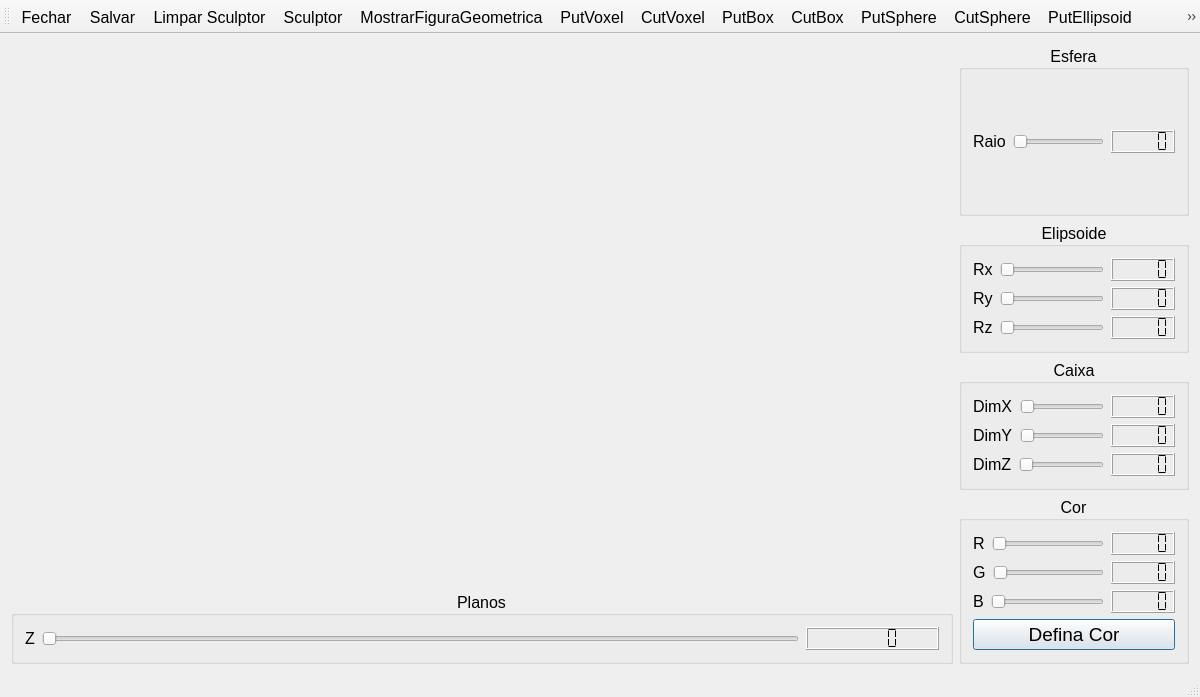
<?xml version="1.0" encoding="UTF-8"?>
<ui version="4.0">
 <class>MainWindow</class>
 <widget class="QMainWindow" name="MainWindow">
  <property name="geometry">
   <rect>
    <x>0</x>
    <y>0</y>
    <width>1200</width>
    <height>689</height>
   </rect>
  </property>
  <property name="sizePolicy">
   <sizepolicy hsizetype="Preferred" vsizetype="Preferred">
    <horstretch>0</horstretch>
    <verstretch>0</verstretch>
   </sizepolicy>
  </property>
  <property name="maximumSize">
   <size>
    <width>16777215</width>
    <height>16777215</height>
   </size>
  </property>
  <property name="contextMenuPolicy">
   <enum>Qt::DefaultContextMenu</enum>
  </property>
  <property name="windowTitle">
   <string>MainWindow</string>
  </property>
  <property name="layoutDirection">
   <enum>Qt::LeftToRight</enum>
  </property>
  <widget class="QWidget" name="centralWidget">
   <property name="maximumSize">
    <size>
     <width>1300</width>
     <height>990</height>
    </size>
   </property>
   <layout class="QHBoxLayout" name="horizontalLayout_8" stretch="75,0">
    <property name="sizeConstraint">
     <enum>QLayout::SetDefaultConstraint</enum>
    </property>
    <item>
     <layout class="QVBoxLayout" name="verticalLayout_7" stretch="92,8">
      <item>
       <widget class="Plotter" name="widget" native="true">
        <property name="sizePolicy">
         <sizepolicy hsizetype="Preferred" vsizetype="Preferred">
          <horstretch>0</horstretch>
          <verstretch>0</verstretch>
         </sizepolicy>
        </property>
        <property name="maximumSize">
         <size>
          <width>555555</width>
          <height>555555</height>
         </size>
        </property>
        <property name="layoutDirection">
         <enum>Qt::LeftToRight</enum>
        </property>
       </widget>
      </item>
      <item>
       <widget class="QGroupBox" name="groupBoxPlanos">
        <property name="font">
         <font>
          <family>Ubuntu</family>
          <pointsize>12</pointsize>
         </font>
        </property>
        <property name="title">
         <string>Planos</string>
        </property>
        <property name="alignment">
         <set>Qt::AlignCenter</set>
        </property>
        <layout class="QVBoxLayout" name="verticalLayout_6">
         <item>
          <layout class="QVBoxLayout" name="verticalLayout_5">
           <item>
            <layout class="QHBoxLayout" name="horizontalLayout_20" stretch="0,85,15">
             <property name="spacing">
              <number>7</number>
             </property>
             <item>
              <widget class="QLabel" name="label_19">
               <property name="text">
                <string>Z</string>
               </property>
              </widget>
             </item>
             <item>
              <widget class="QSlider" name="horizontalZ">
               <property name="orientation">
                <enum>Qt::Horizontal</enum>
               </property>
              </widget>
             </item>
             <item>
              <widget class="QLCDNumber" name="lcdNumberZ">
               <property name="segmentStyle">
                <enum>QLCDNumber::Flat</enum>
               </property>
              </widget>
             </item>
            </layout>
           </item>
          </layout>
         </item>
        </layout>
       </widget>
      </item>
     </layout>
    </item>
    <item>
     <layout class="QVBoxLayout" name="verticalLayout_8">
      <item>
       <widget class="QGroupBox" name="groupBoxEsfera">
        <property name="font">
         <font>
          <pointsize>12</pointsize>
         </font>
        </property>
        <property name="title">
         <string>Esfera</string>
        </property>
        <property name="alignment">
         <set>Qt::AlignCenter</set>
        </property>
        <property name="flat">
         <bool>false</bool>
        </property>
        <layout class="QVBoxLayout" name="verticalLayout" stretch="0">
         <property name="spacing">
          <number>6</number>
         </property>
         <property name="sizeConstraint">
          <enum>QLayout::SetNoConstraint</enum>
         </property>
         <property name="topMargin">
          <number>50</number>
         </property>
         <property name="bottomMargin">
          <number>50</number>
         </property>
         <item>
          <layout class="QHBoxLayout" name="horizontalLayout" stretch="0,68,32">
           <property name="spacing">
            <number>7</number>
           </property>
           <property name="leftMargin">
            <number>0</number>
           </property>
           <property name="topMargin">
            <number>10</number>
           </property>
           <property name="bottomMargin">
            <number>10</number>
           </property>
           <item>
            <widget class="QLabel" name="label">
             <property name="text">
              <string>Raio</string>
             </property>
            </widget>
           </item>
           <item>
            <widget class="QSlider" name="horizontalRaioEsfera">
             <property name="orientation">
              <enum>Qt::Horizontal</enum>
             </property>
            </widget>
           </item>
           <item>
            <widget class="QLCDNumber" name="lcdNumberRaioEsfera">
             <property name="maximumSize">
              <size>
               <width>80</width>
               <height>40</height>
              </size>
             </property>
             <property name="segmentStyle">
              <enum>QLCDNumber::Flat</enum>
             </property>
            </widget>
           </item>
          </layout>
         </item>
        </layout>
       </widget>
      </item>
      <item>
       <widget class="QGroupBox" name="groupBoxEllipsoid">
        <property name="font">
         <font>
          <pointsize>12</pointsize>
         </font>
        </property>
        <property name="title">
         <string>Elipsoide</string>
        </property>
        <property name="alignment">
         <set>Qt::AlignCenter</set>
        </property>
        <property name="flat">
         <bool>false</bool>
        </property>
        <layout class="QVBoxLayout" name="verticalLayout_2">
         <item>
          <layout class="QHBoxLayout" name="horizontalLayout_2" stretch="0,70,30">
           <property name="spacing">
            <number>7</number>
           </property>
           <item>
            <widget class="QLabel" name="label_2">
             <property name="text">
              <string>Rx</string>
             </property>
            </widget>
           </item>
           <item>
            <widget class="QSlider" name="horizontalRaioXEllipsoid">
             <property name="orientation">
              <enum>Qt::Horizontal</enum>
             </property>
            </widget>
           </item>
           <item>
            <widget class="QLCDNumber" name="lcdNumberRaioXElipse">
             <property name="maximumSize">
              <size>
               <width>80</width>
               <height>40</height>
              </size>
             </property>
             <property name="segmentStyle">
              <enum>QLCDNumber::Flat</enum>
             </property>
            </widget>
           </item>
          </layout>
         </item>
         <item>
          <layout class="QHBoxLayout" name="horizontalLayout_4" stretch="0,70,30">
           <property name="spacing">
            <number>7</number>
           </property>
           <item>
            <widget class="QLabel" name="label_4">
             <property name="text">
              <string>Ry</string>
             </property>
            </widget>
           </item>
           <item>
            <widget class="QSlider" name="horizontalRaioYEllipsoid">
             <property name="orientation">
              <enum>Qt::Horizontal</enum>
             </property>
            </widget>
           </item>
           <item>
            <widget class="QLCDNumber" name="lcdNumberRaioYElipse">
             <property name="maximumSize">
              <size>
               <width>80</width>
               <height>40</height>
              </size>
             </property>
             <property name="segmentStyle">
              <enum>QLCDNumber::Flat</enum>
             </property>
            </widget>
           </item>
          </layout>
         </item>
         <item>
          <layout class="QHBoxLayout" name="horizontalLayout_3" stretch="0,70,30">
           <property name="spacing">
            <number>7</number>
           </property>
           <item>
            <widget class="QLabel" name="label_3">
             <property name="text">
              <string>Rz</string>
             </property>
            </widget>
           </item>
           <item>
            <widget class="QSlider" name="horizontalRaioZEllipsoid">
             <property name="orientation">
              <enum>Qt::Horizontal</enum>
             </property>
            </widget>
           </item>
           <item>
            <widget class="QLCDNumber" name="lcdNumberRaioZElipse">
             <property name="maximumSize">
              <size>
               <width>80</width>
               <height>40</height>
              </size>
             </property>
             <property name="segmentStyle">
              <enum>QLCDNumber::Flat</enum>
             </property>
            </widget>
           </item>
          </layout>
         </item>
        </layout>
       </widget>
      </item>
      <item>
       <widget class="QGroupBox" name="groupBoxCaixa">
        <property name="font">
         <font>
          <pointsize>12</pointsize>
         </font>
        </property>
        <property name="title">
         <string>Caixa</string>
        </property>
        <property name="alignment">
         <set>Qt::AlignCenter</set>
        </property>
        <property name="flat">
         <bool>false</bool>
        </property>
        <layout class="QVBoxLayout" name="verticalLayout_3">
         <item>
          <layout class="QHBoxLayout" name="horizontalLayout_5" stretch="0,70,30">
           <property name="spacing">
            <number>7</number>
           </property>
           <item>
            <widget class="QLabel" name="label_5">
             <property name="text">
              <string>DimX</string>
             </property>
            </widget>
           </item>
           <item>
            <widget class="QSlider" name="horizontalDimXCaixa">
             <property name="orientation">
              <enum>Qt::Horizontal</enum>
             </property>
            </widget>
           </item>
           <item>
            <widget class="QLCDNumber" name="lcdNumberDimXCaixa">
             <property name="maximumSize">
              <size>
               <width>80</width>
               <height>40</height>
              </size>
             </property>
             <property name="segmentStyle">
              <enum>QLCDNumber::Flat</enum>
             </property>
            </widget>
           </item>
          </layout>
         </item>
         <item>
          <layout class="QHBoxLayout" name="horizontalLayout_6" stretch="0,70,30">
           <property name="spacing">
            <number>7</number>
           </property>
           <item>
            <widget class="QLabel" name="label_6">
             <property name="text">
              <string>DimY</string>
             </property>
            </widget>
           </item>
           <item>
            <widget class="QSlider" name="horizontalDimYCaixa">
             <property name="orientation">
              <enum>Qt::Horizontal</enum>
             </property>
            </widget>
           </item>
           <item>
            <widget class="QLCDNumber" name="lcdNumberDimYCaixa">
             <property name="maximumSize">
              <size>
               <width>80</width>
               <height>40</height>
              </size>
             </property>
             <property name="segmentStyle">
              <enum>QLCDNumber::Flat</enum>
             </property>
            </widget>
           </item>
          </layout>
         </item>
         <item>
          <layout class="QHBoxLayout" name="horizontalLayout_7" stretch="0,70,30">
           <property name="spacing">
            <number>7</number>
           </property>
           <item>
            <widget class="QLabel" name="label_7">
             <property name="text">
              <string>DimZ</string>
             </property>
            </widget>
           </item>
           <item>
            <widget class="QSlider" name="horizontalDimZCaixa">
             <property name="orientation">
              <enum>Qt::Horizontal</enum>
             </property>
            </widget>
           </item>
           <item>
            <widget class="QLCDNumber" name="lcdNumberDimZCaixa">
             <property name="maximumSize">
              <size>
               <width>80</width>
               <height>40</height>
              </size>
             </property>
             <property name="segmentStyle">
              <enum>QLCDNumber::Flat</enum>
             </property>
            </widget>
           </item>
          </layout>
         </item>
        </layout>
       </widget>
      </item>
      <item>
       <widget class="QGroupBox" name="groupBoxCor">
        <property name="font">
         <font>
          <pointsize>12</pointsize>
         </font>
        </property>
        <property name="title">
         <string>Cor</string>
        </property>
        <property name="alignment">
         <set>Qt::AlignCenter</set>
        </property>
        <property name="flat">
         <bool>false</bool>
        </property>
        <layout class="QVBoxLayout" name="verticalLayout_9">
         <item>
          <layout class="QVBoxLayout" name="verticalLayout_4">
           <item>
            <layout class="QHBoxLayout" name="horizontalLayout_11" stretch="0,70,30">
             <property name="spacing">
              <number>7</number>
             </property>
             <item>
              <widget class="QLabel" name="label_11">
               <property name="text">
                <string>R</string>
               </property>
              </widget>
             </item>
             <item>
              <widget class="QSlider" name="horizontalR">
               <property name="maximum">
                <number>255</number>
               </property>
               <property name="orientation">
                <enum>Qt::Horizontal</enum>
               </property>
              </widget>
             </item>
             <item>
              <widget class="QLCDNumber" name="lcdNumberR">
               <property name="maximumSize">
                <size>
                 <width>80</width>
                 <height>40</height>
                </size>
               </property>
               <property name="font">
                <font>
                 <family>Ubuntu</family>
                 <pointsize>12</pointsize>
                 <weight>50</weight>
                 <bold>false</bold>
                </font>
               </property>
               <property name="segmentStyle">
                <enum>QLCDNumber::Flat</enum>
               </property>
              </widget>
             </item>
            </layout>
           </item>
           <item>
            <layout class="QHBoxLayout" name="horizontalLayout_12" stretch="0,70,30">
             <property name="spacing">
              <number>7</number>
             </property>
             <item>
              <widget class="QLabel" name="label_12">
               <property name="text">
                <string>G</string>
               </property>
              </widget>
             </item>
             <item>
              <widget class="QSlider" name="horizontalG">
               <property name="maximum">
                <number>255</number>
               </property>
               <property name="orientation">
                <enum>Qt::Horizontal</enum>
               </property>
              </widget>
             </item>
             <item>
              <widget class="QLCDNumber" name="lcdNumberG">
               <property name="maximumSize">
                <size>
                 <width>80</width>
                 <height>40</height>
                </size>
               </property>
               <property name="segmentStyle">
                <enum>QLCDNumber::Flat</enum>
               </property>
              </widget>
             </item>
            </layout>
           </item>
           <item>
            <layout class="QHBoxLayout" name="horizontalLayout_13" stretch="0,70,30">
             <property name="spacing">
              <number>7</number>
             </property>
             <item>
              <widget class="QLabel" name="label_13">
               <property name="text">
                <string>B</string>
               </property>
              </widget>
             </item>
             <item>
              <widget class="QSlider" name="horizontalB">
               <property name="maximum">
                <number>255</number>
               </property>
               <property name="orientation">
                <enum>Qt::Horizontal</enum>
               </property>
              </widget>
             </item>
             <item>
              <widget class="QLCDNumber" name="lcdNumberB">
               <property name="maximumSize">
                <size>
                 <width>80</width>
                 <height>40</height>
                </size>
               </property>
               <property name="segmentStyle">
                <enum>QLCDNumber::Flat</enum>
               </property>
              </widget>
             </item>
            </layout>
           </item>
          </layout>
         </item>
         <item>
          <widget class="QPushButton" name="pushButtonCor">
           <property name="enabled">
            <bool>true</bool>
           </property>
           <property name="sizePolicy">
            <sizepolicy hsizetype="Minimum" vsizetype="Fixed">
             <horstretch>0</horstretch>
             <verstretch>0</verstretch>
            </sizepolicy>
           </property>
           <property name="font">
            <font>
             <pointsize>14</pointsize>
             <weight>50</weight>
             <bold>false</bold>
            </font>
           </property>
           <property name="text">
            <string>Defina Cor</string>
           </property>
           <property name="autoDefault">
            <bool>false</bool>
           </property>
           <property name="default">
            <bool>true</bool>
           </property>
           <property name="flat">
            <bool>false</bool>
           </property>
          </widget>
         </item>
        </layout>
       </widget>
      </item>
     </layout>
    </item>
   </layout>
  </widget>
  <widget class="QMenuBar" name="menuBar">
   <property name="geometry">
    <rect>
     <x>0</x>
     <y>0</y>
     <width>1200</width>
     <height>21</height>
    </rect>
   </property>
  </widget>
  <widget class="QToolBar" name="mainToolBar">
   <property name="font">
    <font>
     <pointsize>12</pointsize>
    </font>
   </property>
   <attribute name="toolBarArea">
    <enum>TopToolBarArea</enum>
   </attribute>
   <attribute name="toolBarBreak">
    <bool>false</bool>
   </attribute>
   <addaction name="actionFechar"/>
   <addaction name="actionSalvar"/>
   <addaction name="actionLimpar_Escultor"/>
   <addaction name="actionEscultor"/>
   <addaction name="actionGeomView"/>
   <addaction name="actionPutVoxel"/>
   <addaction name="actionCutVoxel"/>
   <addaction name="actionPutBox"/>
   <addaction name="actionCutBox"/>
   <addaction name="actionPutSphere"/>
   <addaction name="actionCutSphere"/>
   <addaction name="actionPutEllipsoid"/>
   <addaction name="actionCutEllipsoid"/>
  </widget>
  <widget class="QStatusBar" name="statusBar"/>
  <action name="actionEscultor">
   <property name="text">
    <string>Sculptor</string>
   </property>
   <property name="font">
    <font>
     <pointsize>12</pointsize>
    </font>
   </property>
  </action>
  <action name="actionFechar">
   <property name="text">
    <string>Fechar</string>
   </property>
  </action>
  <action name="actionPutVoxel">
   <property name="checkable">
    <bool>true</bool>
   </property>
   <property name="checked">
    <bool>false</bool>
   </property>
   <property name="text">
    <string>PutVoxel</string>
   </property>
  </action>
  <action name="actionCutVoxel">
   <property name="checkable">
    <bool>true</bool>
   </property>
   <property name="text">
    <string>CutVoxel</string>
   </property>
  </action>
  <action name="actionPutBox">
   <property name="checkable">
    <bool>true</bool>
   </property>
   <property name="text">
    <string>PutBox</string>
   </property>
  </action>
  <action name="actionCutBox">
   <property name="checkable">
    <bool>true</bool>
   </property>
   <property name="text">
    <string>CutBox</string>
   </property>
  </action>
  <action name="actionPutSphere">
   <property name="checkable">
    <bool>true</bool>
   </property>
   <property name="text">
    <string>PutSphere</string>
   </property>
  </action>
  <action name="actionCutSphere">
   <property name="checkable">
    <bool>true</bool>
   </property>
   <property name="text">
    <string>CutSphere</string>
   </property>
  </action>
  <action name="actionPutEllipsoid">
   <property name="checkable">
    <bool>true</bool>
   </property>
   <property name="text">
    <string>PutEllipsoid</string>
   </property>
  </action>
  <action name="actionCutEllipsoid">
   <property name="checkable">
    <bool>true</bool>
   </property>
   <property name="text">
    <string>CutEllipsoid</string>
   </property>
  </action>
  <action name="actionSalvar">
   <property name="text">
    <string>Salvar</string>
   </property>
   <property name="toolTip">
    <string>Salva o escultor no formato .off</string>
   </property>
  </action>
  <action name="actionGeomView">
   <property name="text">
    <string>MostrarFiguraGeometrica</string>
   </property>
  </action>
  <action name="actionLimpar_Escultor">
   <property name="text">
    <string>Limpar Sculptor</string>
   </property>
  </action>
 </widget>
 <layoutdefault spacing="6" margin="11"/>
 <customwidgets>
  <customwidget>
   <class>Plotter</class>
   <extends>QWidget</extends>
   <header>plotter.h</header>
   <container>1</container>
   <slots>
    <slot>alteraCor()</slot>
    <slot>mudaB(int)</slot>
    <slot>mudaG(int)</slot>
    <slot>salvaEscultor()</slot>
    <slot>executaGeomview()</slot>
    <slot>limpaEscultor()</slot>
   </slots>
  </customwidget>
 </customwidgets>
 <resources/>
 <connections>
  <connection>
   <sender>horizontalRaioEsfera</sender>
   <signal>valueChanged(int)</signal>
   <receiver>lcdNumberRaioEsfera</receiver>
   <slot>display(int)</slot>
   <hints>
    <hint type="sourcelabel">
     <x>171</x>
     <y>192</y>
    </hint>
    <hint type="destinationlabel">
     <x>242</x>
     <y>196</y>
    </hint>
   </hints>
  </connection>
  <connection>
   <sender>horizontalRaioXEllipsoid</sender>
   <signal>valueChanged(int)</signal>
   <receiver>lcdNumberRaioXElipse</receiver>
   <slot>display(int)</slot>
   <hints>
    <hint type="sourcelabel">
     <x>171</x>
     <y>318</y>
    </hint>
    <hint type="destinationlabel">
     <x>242</x>
     <y>323</y>
    </hint>
   </hints>
  </connection>
  <connection>
   <sender>horizontalRaioYEllipsoid</sender>
   <signal>valueChanged(int)</signal>
   <receiver>lcdNumberRaioYElipse</receiver>
   <slot>display(int)</slot>
   <hints>
    <hint type="sourcelabel">
     <x>171</x>
     <y>351</y>
    </hint>
    <hint type="destinationlabel">
     <x>242</x>
     <y>356</y>
    </hint>
   </hints>
  </connection>
  <connection>
   <sender>horizontalRaioZEllipsoid</sender>
   <signal>valueChanged(int)</signal>
   <receiver>lcdNumberRaioZElipse</receiver>
   <slot>display(int)</slot>
   <hints>
    <hint type="sourcelabel">
     <x>171</x>
     <y>383</y>
    </hint>
    <hint type="destinationlabel">
     <x>242</x>
     <y>388</y>
    </hint>
   </hints>
  </connection>
  <connection>
   <sender>horizontalDimXCaixa</sender>
   <signal>valueChanged(int)</signal>
   <receiver>lcdNumberDimXCaixa</receiver>
   <slot>display(int)</slot>
   <hints>
    <hint type="sourcelabel">
     <x>171</x>
     <y>460</y>
    </hint>
    <hint type="destinationlabel">
     <x>242</x>
     <y>465</y>
    </hint>
   </hints>
  </connection>
  <connection>
   <sender>horizontalDimYCaixa</sender>
   <signal>valueChanged(int)</signal>
   <receiver>lcdNumberDimYCaixa</receiver>
   <slot>display(int)</slot>
   <hints>
    <hint type="sourcelabel">
     <x>171</x>
     <y>493</y>
    </hint>
    <hint type="destinationlabel">
     <x>242</x>
     <y>498</y>
    </hint>
   </hints>
  </connection>
  <connection>
   <sender>horizontalDimZCaixa</sender>
   <signal>valueChanged(int)</signal>
   <receiver>lcdNumberDimZCaixa</receiver>
   <slot>display(int)</slot>
   <hints>
    <hint type="sourcelabel">
     <x>171</x>
     <y>518</y>
    </hint>
    <hint type="destinationlabel">
     <x>208</x>
     <y>514</y>
    </hint>
   </hints>
  </connection>
  <connection>
   <sender>horizontalR</sender>
   <signal>valueChanged(int)</signal>
   <receiver>lcdNumberR</receiver>
   <slot>display(int)</slot>
   <hints>
    <hint type="sourcelabel">
     <x>155</x>
     <y>596</y>
    </hint>
    <hint type="destinationlabel">
     <x>202</x>
     <y>595</y>
    </hint>
   </hints>
  </connection>
  <connection>
   <sender>horizontalG</sender>
   <signal>valueChanged(int)</signal>
   <receiver>lcdNumberG</receiver>
   <slot>display(int)</slot>
   <hints>
    <hint type="sourcelabel">
     <x>114</x>
     <y>624</y>
    </hint>
    <hint type="destinationlabel">
     <x>197</x>
     <y>629</y>
    </hint>
   </hints>
  </connection>
  <connection>
   <sender>horizontalB</sender>
   <signal>valueChanged(int)</signal>
   <receiver>lcdNumberB</receiver>
   <slot>display(int)</slot>
   <hints>
    <hint type="sourcelabel">
     <x>164</x>
     <y>655</y>
    </hint>
    <hint type="destinationlabel">
     <x>196</x>
     <y>654</y>
    </hint>
   </hints>
  </connection>
  <connection>
   <sender>horizontalZ</sender>
   <signal>valueChanged(int)</signal>
   <receiver>lcdNumberZ</receiver>
   <slot>display(int)</slot>
   <hints>
    <hint type="sourcelabel">
     <x>1067</x>
     <y>692</y>
    </hint>
    <hint type="destinationlabel">
     <x>1112</x>
     <y>692</y>
    </hint>
   </hints>
  </connection>
  <connection>
   <sender>actionFechar</sender>
   <signal>triggered(bool)</signal>
   <receiver>MainWindow</receiver>
   <slot>close()</slot>
   <hints>
    <hint type="sourcelabel">
     <x>-1</x>
     <y>-1</y>
    </hint>
    <hint type="destinationlabel">
     <x>630</x>
     <y>375</y>
    </hint>
   </hints>
  </connection>
  <connection>
   <sender>actionPutVoxel</sender>
   <signal>triggered(bool)</signal>
   <receiver>MainWindow</receiver>
   <slot>capturaAcao(bool)</slot>
   <hints>
    <hint type="sourcelabel">
     <x>-1</x>
     <y>-1</y>
    </hint>
    <hint type="destinationlabel">
     <x>630</x>
     <y>375</y>
    </hint>
   </hints>
  </connection>
  <connection>
   <sender>actionCutVoxel</sender>
   <signal>triggered(bool)</signal>
   <receiver>MainWindow</receiver>
   <slot>capturaAcao(bool)</slot>
   <hints>
    <hint type="sourcelabel">
     <x>-1</x>
     <y>-1</y>
    </hint>
    <hint type="destinationlabel">
     <x>630</x>
     <y>375</y>
    </hint>
   </hints>
  </connection>
  <connection>
   <sender>actionPutBox</sender>
   <signal>triggered(bool)</signal>
   <receiver>MainWindow</receiver>
   <slot>capturaAcao(bool)</slot>
   <hints>
    <hint type="sourcelabel">
     <x>-1</x>
     <y>-1</y>
    </hint>
    <hint type="destinationlabel">
     <x>630</x>
     <y>375</y>
    </hint>
   </hints>
  </connection>
  <connection>
   <sender>actionCutBox</sender>
   <signal>triggered(bool)</signal>
   <receiver>MainWindow</receiver>
   <slot>capturaAcao(bool)</slot>
   <hints>
    <hint type="sourcelabel">
     <x>-1</x>
     <y>-1</y>
    </hint>
    <hint type="destinationlabel">
     <x>630</x>
     <y>375</y>
    </hint>
   </hints>
  </connection>
  <connection>
   <sender>actionPutSphere</sender>
   <signal>triggered(bool)</signal>
   <receiver>MainWindow</receiver>
   <slot>capturaAcao(bool)</slot>
   <hints>
    <hint type="sourcelabel">
     <x>-1</x>
     <y>-1</y>
    </hint>
    <hint type="destinationlabel">
     <x>630</x>
     <y>375</y>
    </hint>
   </hints>
  </connection>
  <connection>
   <sender>actionCutSphere</sender>
   <signal>triggered(bool)</signal>
   <receiver>MainWindow</receiver>
   <slot>capturaAcao(bool)</slot>
   <hints>
    <hint type="sourcelabel">
     <x>-1</x>
     <y>-1</y>
    </hint>
    <hint type="destinationlabel">
     <x>630</x>
     <y>375</y>
    </hint>
   </hints>
  </connection>
  <connection>
   <sender>actionPutEllipsoid</sender>
   <signal>triggered(bool)</signal>
   <receiver>MainWindow</receiver>
   <slot>capturaAcao(bool)</slot>
   <hints>
    <hint type="sourcelabel">
     <x>-1</x>
     <y>-1</y>
    </hint>
    <hint type="destinationlabel">
     <x>630</x>
     <y>375</y>
    </hint>
   </hints>
  </connection>
  <connection>
   <sender>actionCutEllipsoid</sender>
   <signal>triggered(bool)</signal>
   <receiver>MainWindow</receiver>
   <slot>capturaAcao(bool)</slot>
   <hints>
    <hint type="sourcelabel">
     <x>-1</x>
     <y>-1</y>
    </hint>
    <hint type="destinationlabel">
     <x>630</x>
     <y>375</y>
    </hint>
   </hints>
  </connection>
  <connection>
   <sender>pushButtonCor</sender>
   <signal>clicked(bool)</signal>
   <receiver>widget</receiver>
   <slot>alteraCor()</slot>
   <hints>
    <hint type="sourcelabel">
     <x>132</x>
     <y>692</y>
    </hint>
    <hint type="destinationlabel">
     <x>757</x>
     <y>334</y>
    </hint>
   </hints>
  </connection>
  <connection>
   <sender>horizontalG</sender>
   <signal>valueChanged(int)</signal>
   <receiver>widget</receiver>
   <slot>mudaG(int)</slot>
   <hints>
    <hint type="sourcelabel">
     <x>106</x>
     <y>627</y>
    </hint>
    <hint type="destinationlabel">
     <x>757</x>
     <y>334</y>
    </hint>
   </hints>
  </connection>
  <connection>
   <sender>horizontalB</sender>
   <signal>valueChanged(int)</signal>
   <receiver>widget</receiver>
   <slot>mudaB(int)</slot>
   <hints>
    <hint type="sourcelabel">
     <x>75</x>
     <y>660</y>
    </hint>
    <hint type="destinationlabel">
     <x>400</x>
     <y>419</y>
    </hint>
   </hints>
  </connection>
  <connection>
   <sender>actionSalvar</sender>
   <signal>triggered(bool)</signal>
   <receiver>widget</receiver>
   <slot>salvaEscultor()</slot>
   <hints>
    <hint type="sourcelabel">
     <x>-1</x>
     <y>-1</y>
    </hint>
    <hint type="destinationlabel">
     <x>757</x>
     <y>334</y>
    </hint>
   </hints>
  </connection>
  <connection>
   <sender>actionGeomView</sender>
   <signal>triggered(bool)</signal>
   <receiver>widget</receiver>
   <slot>executaGeomview()</slot>
   <hints>
    <hint type="sourcelabel">
     <x>-1</x>
     <y>-1</y>
    </hint>
    <hint type="destinationlabel">
     <x>757</x>
     <y>334</y>
    </hint>
   </hints>
  </connection>
  <connection>
   <sender>actionLimpar_Escultor</sender>
   <signal>triggered(bool)</signal>
   <receiver>widget</receiver>
   <slot>limpaEscultor()</slot>
   <hints>
    <hint type="sourcelabel">
     <x>-1</x>
     <y>-1</y>
    </hint>
    <hint type="destinationlabel">
     <x>749</x>
     <y>463</y>
    </hint>
   </hints>
  </connection>
 </connections>
 <slots>
  <slot>capturaAcao(bool)</slot>
 </slots>
</ui>
